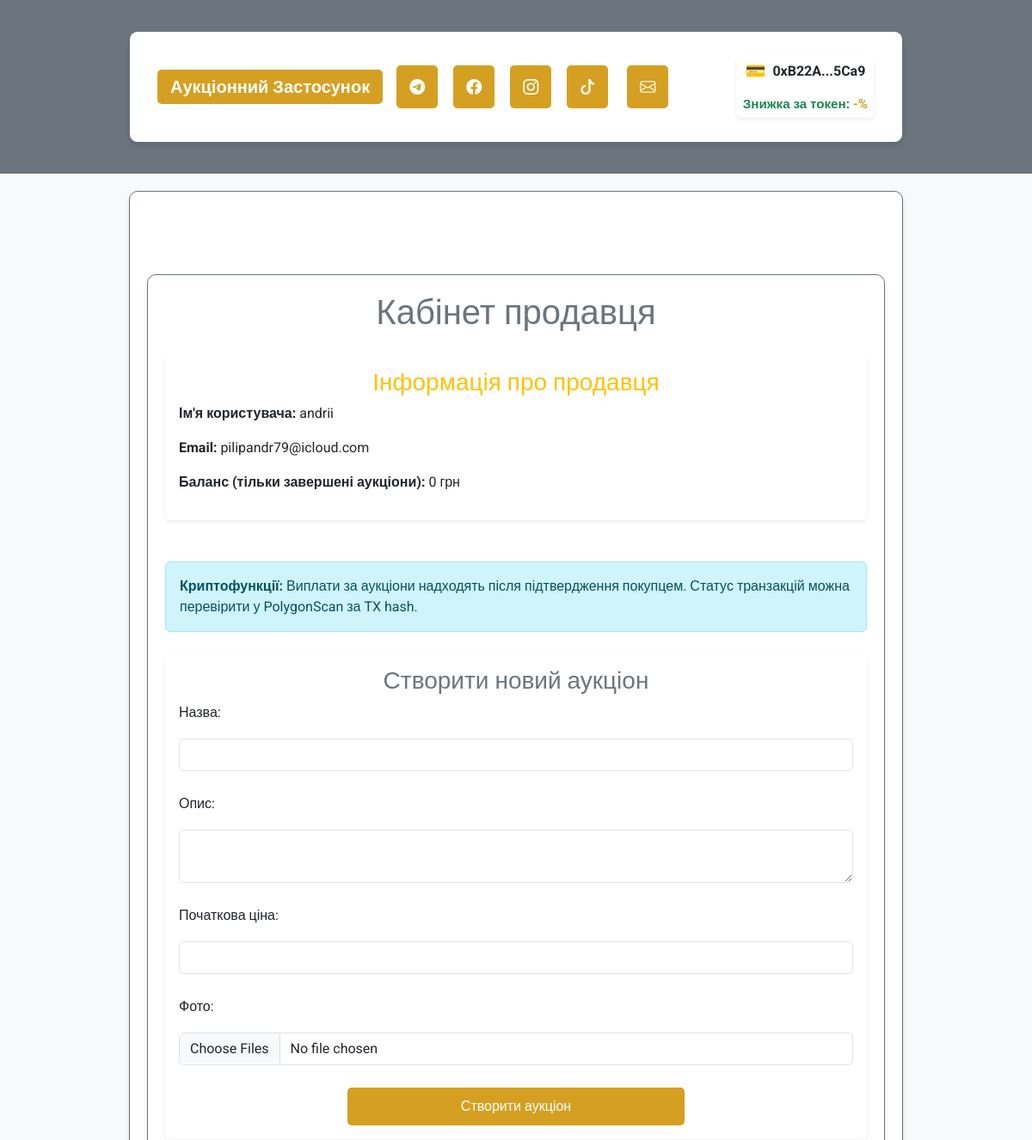
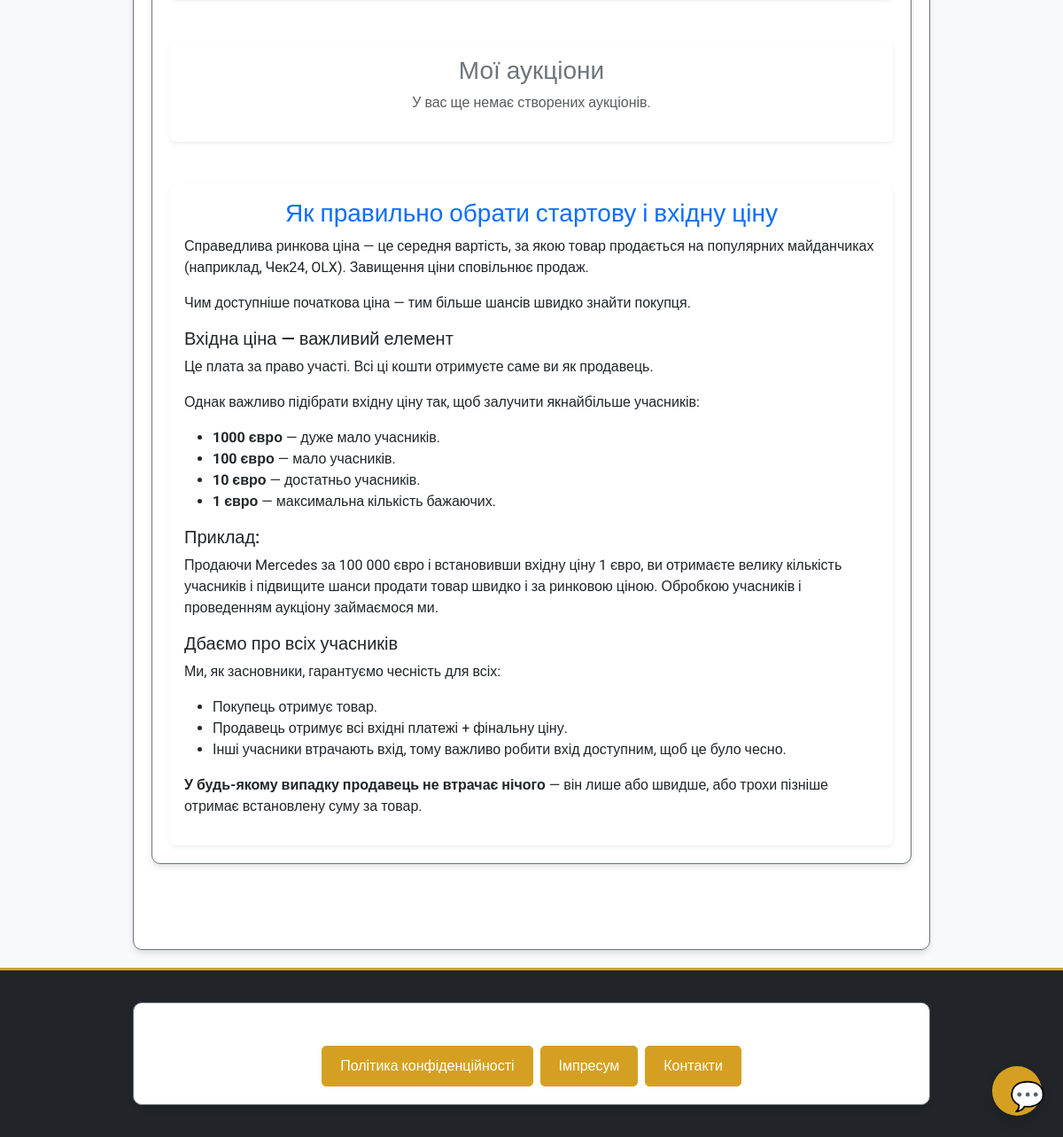
The app's page /user/seller/pilipandr79@icloud.com (signed in) with its own data (2 pictures, top to bottom).
### auction7-main/app/models/user.py (models this page shows, shortened)
class User(UserMixin, db.Model):
    __tablename__ = 'users'
    id = db.Column(db.Integer, primary_key=True)
    username = db.Column(db.String(80), nullable=False, unique=True)
    email = db.Column(db.String(120), nullable=False, unique=True)
    password_hash = db.Column(db.String(128), nullable=False)
    balance = db.Column(db.Float, default=0.0)
    platform_balance = db.Column(db.Float, default=0.0)  # Баланс платформи
    user_type = db.Column(db.String(10), nullable=False)  # "buyer", "seller", "admin"
    is_admin = db.Column(db.Boolean, default=False)  # Поле для адміністратора
    wallet_address = db.Column(db.String(42), nullable=True)  # Адреса криптогаманця
    auctions_created = db.relationship('Auction', foreign_keys='Auction.seller_id', backref='seller', lazy=True)
    auctions_won = db.relationship('Auction', foreign_keys='Auction.winner_id', backref='winner', lazy=True)
    auction_participations = db.relationship('AuctionParticipant', back_populates='user', lazy=True)

### auction7-main/app/routes/user_routes.py (the view)
@user_bp.route('/seller/<string:email>', methods=['GET'])
@login_required
def seller_dashboard(email):
    if current_user.email != email:
        flash("Неавторизований доступ", 'error')
        return redirect(url_for('auth.login'))
    user = User.query.filter_by(email=email).first()
    if not user:
        flash("Користувача не знайдено", 'error')
        return redirect(url_for('auth.login'))
    all_auctions = Auction.query.filter_by(seller_id=user.id).all()
    completed_auctions = [
        {
            'title': auction.title,
            'description': auction.description,
            'starting_price': auction.starting_price,
            'status': 'Закритий' if not auction.is_active else 'Активний',
            'total_earnings': round(auction.total_participants * auction.starting_price * 0.01 + auction.current_price, 2),
            'total_participants': auction.total_participants
        }
        for auction in all_auctions if not auction.is_active
    ]
    balance_from_completed = sum(
        auction['total_earnings'] for auction in completed_auctions
    )
    return render_template(
        'users/seller_dashboard.html',
        user=user,
        auctions=completed_auctions,
        balance_from_completed=balance_from_completed
    )

### auction7-main/app/templates/users/seller_dashboard.html (shortened to what this page needs)
{% extends "base.html" %}
{% block content %}
<div class="container my-5">
    <div class="text-center mb-4">
        <h1 class="text-secondary">Кабінет продавця</h1>
    </div>
    <div class="card shadow-sm border-0 mb-5">
        <div class="card-body">
            <h3 class="card-title text-warning">Інформація про продавця</h3>
            <p><strong>Ім'я користувача:</strong> {{ user.username }}</p>
            <p><strong>Email:</strong> {{ user.email }}</p>
            <p><strong>Баланс (тільки завершені аукціони):</strong> {{ balance_from_completed | round(2) }} грн</p>
        </div>
    </div>
    <div class="alert alert-info mb-4">
        <b>Криптофункції:</b> Виплати за аукціони надходять після підтвердження покупцем. Статус транзакцій можна перевірити у PolygonScan за TX hash.
    </div>
    <div class="card shadow-sm border-0 mb-5">
        <div class="card-body">
            <h3 class="card-title text-secondary">Створити новий аукціон</h3>
            <form action="/auction/create" method="POST" enctype="multipart/form-data" class="row g-3">
                <div class="col-12">
                    <label for="title" class="form-label">Назва:</label>
                    <input type="text" id="title" name="title" class="form-control" required>
                </div>
                <div class="col-12">
                    <label for="description" class="form-label">Опис:</label>
                    <textarea id="description" name="description" class="form-control" required></textarea>
                </div>
                <div class="col-12">
                    <label for="starting_price" class="form-label">Початкова ціна:</label>
                    <input type="number" id="starting_price" name="starting_price" class="form-control" required>
                </div>
                <div class="col-12">
                    <label for="photos" class="form-label">Фото:</label>
                    <input type="file" id="photos" name="photos" class="form-control" multiple accept="image/*">
                </div>
                <div class="col-12 text-center">
                    <button type="submit" class="btn btn-warning w-50">Створити аукціон</button>
                </div>
            </form>
        </div>
    </div>
    <div class="card shadow-sm border-0 mb-5">
        <div class="card-body">
            <h3 class="card-title text-secondary">Мої аукціони</h3>
            {% if auctions %}
            <ul class="list-group">
                {% for auction in auctions %}
                <li class="list-group-item d-flex justify-content-between align-items-start">
                    <div>
                        <h5 class="text-secondary">{{ auction.title }}</h5>
                        <p class="text-muted">{{ auction.description }}</p>
                        <p class="text-muted"><strong>Початкова ціна:</strong> {{ auction.starting_price }} грн</p>
                        <p class="text-muted"><strong>Статус:</strong>
                            <span class="{{ 'text-success' if auction.is_active else 'text-danger' }}">
                                {{ 'Активний' if auction.is_active else 'Закритий' }}
                            </span>
                        </p>
                        {% if not auction.is_active %}
                        <p><strong>Зароблено з цього аукціону:</strong> {{ auction.total_earnings | round(2) }} грн</p>
                        <p><strong>Кількість учасників:</strong> {{ auction.total_participants }}</p>
                        {% if auction.winner %}
                        <p><strong>Переможець:</strong></p>
                        <ul>
                            <li><strong>Ім'я:</strong> {{ auction.winner.username }}</li>
                            <li><strong>Email:</strong> {{ auction.winner.email }}</li>
                        </ul>
                        <div class="alert alert-secondary p-2 mt-2">
                            <b>Статус виплати:</b> Очікує підтвердження покупцем (escrow)
                        </div>
                        {% endif %}
                        {% endif %}
                    </div>
                </li>
                {% endfor %}
            </ul>
            {% else %}
            <p class="text-muted text-center">У вас ще немає створених аукціонів.</p>
            {% endif %}
        </div>
    </div>
    <div class="card shadow-sm border-0 mt-5">
        <div class="card-body">
            <h3 class="card-title text-primary">Як правильно обрати стартову і вхідну ціну</h3>
            <p>Справедлива ринкова ціна — це середня вартість, за якою товар продається на популярних майданчиках (наприклад, Чек24, OLX). Завищення ціни сповільнює продаж.</p>
            <p>Чим доступніше початкова ціна — тим більше шансів швидко знайти покупця.</p>
            <h5>Вхідна ціна — важливий елемент</h5>
            <p>Це плата за право участі. Всі ці кошти отримуєте саме ви як продавець.</p>
            <p>Однак важливо підібрати вхідну ціну так, щоб залучити якнайбільше учасників:</p>
            <ul>
                <li><b>1000 євро</b> — дуже мало учасників.</li>
                <li><b>100 євро</b> — мало учасників.</li>
                <li><b>10 євро</b> — достатньо учасників.</li>
                <li><b>1 євро</b> — максимальна кількість бажаючих.</li>
            </ul>
            <h5>Приклад:</h5>
            <p>Продаючи Mercedes за 100 000 євро і встановивши вхідну ціну 1 євро, ви отримаєте велику кількість учасників і підвищите шанси продати товар швидко і за ринковою ціною. Обробкою учасників і проведенням аукціону займаємося ми.</p>
            <h5>Дбаємо про всіх учасників</h5>
            <p>Ми, як засновники, гарантуємо чесність для всіх:</p>
            <ul>
                <li>Покупець отримує товар.</li>
                <li>Продавець отримує всі вхідні платежі + фінальну ціну.</li>
                <li>Інші учасники втрачають вхід, тому важливо робити вхід доступним, щоб це було чесно.</li>
            </ul>
            <p><strong>У будь-якому випадку продавець не втрачає нічого</strong> — він лише або швидше, або трохи пізніше отримає встановлену суму за товар.</p>
        </div>
    </div>
</div>
{% endblock %}

### auction7-main/app/templates/base.html (shortened to what this page needs)
<!DOCTYPE html>
<html lang="uk">
<head>
    <link href="https://cdn.jsdelivr.net/npm/bootstrap@5.3.0/dist/css/bootstrap.min.css" rel="stylesheet">
    <link rel="stylesheet" href="https://cdn.jsdelivr.net/npm/bootstrap-icons@1.11.1/font/bootstrap-icons.css">
    <link rel="stylesheet" href="{{ url_for('static', filename='css/custom.css') }}">
</head>
<body class="bg-light text-dark" style="font-family: 'Roboto', sans-serif;">
    <header class="bg-secondary text-white py-3">
        <div class="container">
            <nav class="navbar navbar-expand-lg navbar-dark">
                <div class="container-fluid">
                    <a class="navbar-brand fw-bold" href="/">Аукціонний Застосунок</a>
                    <div class="d-flex align-items-center w-100 justify-content-between">
                        <div class="d-flex gap-2 align-items-center">
                            <a href="https://t.me/your_channel" class="text-white fs-5" title="Telegram" target="_blank">
                                <i class="bi bi-telegram" style="font-size:18px;"></i>
                            </a>
                            <a href="https://facebook.com/your_page" class="text-white fs-5" title="Facebook" target="_blank">
                                <i class="bi bi-facebook" style="font-size:18px;"></i>
                            </a>
                            <a href="https://instagram.com/your_page" class="text-white fs-5" title="Instagram" target="_blank">
                                <i class="bi bi-instagram" style="font-size:18px;"></i>
                            </a>
                            <a href="https://tiktok.com/@your_page" class="text-white fs-5" title="TikTok" target="_blank">
                                <i class="bi bi-tiktok" style="font-size:18px;"></i>
                            </a>
                            <a href="mailto:info@yourdomain.com" class="text-white fs-5 ms-1" title="Пошта">
                                <i class="bi bi-envelope" style="font-size:18px;"></i>
                            </a>
                        </div>
                        <div class="d-flex align-items-center ms-3">
                            {% if current_user.is_authenticated %}
                                {% if current_user.wallet_address %}
                                    <div class="wallet-widget d-flex align-items-center bg-white px-2 py-1 rounded shadow-sm" style="gap: 8px; flex-direction: column; align-items: flex-start;">
                                        <div class="d-flex align-items-center" style="gap: 8px;">
                                            <span style="font-size: 1.2em; color: #28a745;">&#128179;</span>
                                            <span id="wallet-address-short" class="fw-bold text-dark" style="cursor:pointer;" title="Скопіювати адресу">
                                                {{ current_user.wallet_address[:6] }}...{{ current_user.wallet_address[-4:] }}
                                            </span>
                                        </div>
                                        {% if user_discount is not none %}
                                            <div class="small text-success fw-bold mt-1" style="font-size: 0.95em;">
                                                Знижка за токен: <span style="color:#d5a021;">-{{ user_discount }}%</span>
                                            </div>
                                        {% endif %}
                                    </div>
                                {% else %}
                                    <button onclick="connectWallet()" class="btn btn-outline-warning btn-sm ms-2">Підключити гаманець &#128179;</button>
                                {% endif %}
                            {% endif %}
                        </div>
                    </div>
                </div>
            </nav>
        </div>
    </header>
    <main class="container py-5">
        {% block content %}{% endblock %}
    </main>
    <footer class="bg-dark text-white py-3 mt-auto">
        <div class="container text-center">
            <p class="mb-1">&copy; 2024 Аукціонний Застосунок. Всі права захищені.</p>
            <div class="mb-0 d-flex justify-content-center gap-2">
                <a href="{{ url_for('main.privacy') }}" class="btn btn-outline-warning btn-sm">Політика конфіденційності</a>
                <a href="{{ url_for('main.impressum') }}" class="btn btn-outline-warning btn-sm">Імпресум</a>
                <a href="{{ url_for('main.contacts') }}" class="btn btn-outline-warning btn-sm">Контакти</a>
            </div>
        </div>
    </footer>
    <div id="assistant-widget" style="position:fixed;bottom:24px;right:24px;z-index:9999;">
        <button id="assistant-open-btn" class="btn btn-primary rounded-circle shadow" style="width:56px;height:56px;font-size:2em;">
            <span aria-label="Чат-бот" title="Чат-бот">💬</span>
        </button>
    </div>
</body>
</html>

### auction7-main/app/static/css/custom.css (style rules this page uses)
:root { --main-bg: #fef6e4; --main-color: #d5a021; --secondary-color: #a47449; --neutral-gray: #6c757d; --text-color: #3d3d3d; }
body { font-family: 'Roboto', sans-serif; background-color: var(--main-bg); color: var(--text-color); margin: 0; padding: 0; }
h1, h2, h3 { color: var(--main-color); text-align: center; margin-bottom: 20px; }
.container { max-width: 900px; margin: 20px auto; padding: 20px; background-color: #fff; border: 1px solid var(--neutral-gray); border-radius: 10px; box-shadow: 0 4px 6px rgba(0, 0, 0, 0.1); }
button, .btn { background-color: var(--main-color); border: none; color: #fff; font-size: 16px; padding: 10px 20px; border-radius: 5px; cursor: pointer; transition: background-color 0.3s ease; }
.btn-outline-warning { color: #fff !important; background-color: var(--main-color) !important; border: 1.5px solid var(--main-color) !important; }
form input, form textarea { width: 100%; padding: 10px; margin: 10px 0; border: 1px solid var(--neutral-gray); border-radius: 5px; transition: border-color 0.3s ease; }
a { color: var(--main-color); text-decoration: none; }
nav a { padding: 10px 15px; display: inline-block; border-radius: 5px; margin-right: 10px; background-color: var(--main-color); color: #fff; }
footer { text-align: center; padding: 20px; background-color: var(--neutral-gray); color: #fff; margin-top: 20px; border-top: 3px solid var(--main-color); }

### records on screen
User: wallet_address "0xB22A", wallet_address "5Ca9", username "andrii", email "pilipandr79@icloud.com"

### other values on screen
{{ balance_from_completed | round(2) }} "0"
